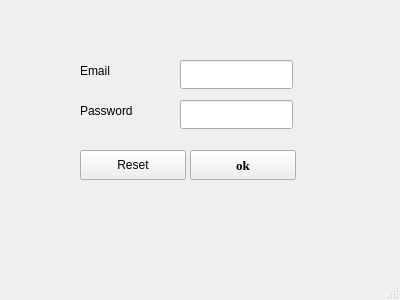
<?xml version="1.0" encoding="UTF-8"?>
<ui version="4.0">
 <class>MainWindow</class>
 <widget class="QMainWindow" name="MainWindow">
  <property name="geometry">
   <rect>
    <x>0</x>
    <y>0</y>
    <width>400</width>
    <height>300</height>
   </rect>
  </property>
  <property name="windowTitle">
   <string>MainWindow</string>
  </property>
  <widget class="QWidget" name="centralwidget">
   <widget class="QLabel" name="label">
    <property name="geometry">
     <rect>
      <x>80</x>
      <y>60</y>
      <width>80</width>
      <height>21</height>
     </rect>
    </property>
    <property name="text">
     <string>Email</string>
    </property>
   </widget>
   <widget class="QLabel" name="label_2">
    <property name="geometry">
     <rect>
      <x>80</x>
      <y>100</y>
      <width>80</width>
      <height>21</height>
     </rect>
    </property>
    <property name="text">
     <string>Password</string>
    </property>
   </widget>
   <widget class="QLineEdit" name="lineEdit">
    <property name="geometry">
     <rect>
      <x>180</x>
      <y>60</y>
      <width>113</width>
      <height>29</height>
     </rect>
    </property>
   </widget>
   <widget class="QLineEdit" name="lineEdit_2">
    <property name="geometry">
     <rect>
      <x>180</x>
      <y>100</y>
      <width>113</width>
      <height>29</height>
     </rect>
    </property>
    <property name="echoMode">
     <enum>QLineEdit::Password</enum>
    </property>
   </widget>
   <widget class="QPushButton" name="pushButton">
    <property name="geometry">
     <rect>
      <x>80</x>
      <y>150</y>
      <width>106</width>
      <height>30</height>
     </rect>
    </property>
    <property name="text">
     <string>Reset</string>
    </property>
   </widget>
   <widget class="QPushButton" name="button2">
    <property name="geometry">
     <rect>
      <x>190</x>
      <y>150</y>
      <width>106</width>
      <height>30</height>
     </rect>
    </property>
    <property name="font">
     <font>
      <family>Liberation Serif</family>
      <pointsize>10</pointsize>
      <weight>75</weight>
      <bold>true</bold>
      <kerning>true</kerning>
     </font>
    </property>
    <property name="text">
     <string>ok</string>
    </property>
   </widget>
  </widget>
  <widget class="QStatusBar" name="statusbar"/>
  <widget class="QMenuBar" name="menubar">
   <property name="geometry">
    <rect>
     <x>0</x>
     <y>0</y>
     <width>400</width>
     <height>26</height>
    </rect>
   </property>
  </widget>
 </widget>
 <resources/>
 <connections>
  <connection>
   <sender>pushButton</sender>
   <signal>clicked()</signal>
   <receiver>lineEdit</receiver>
   <slot>clear()</slot>
   <hints>
    <hint type="sourcelabel">
     <x>149</x>
     <y>183</y>
    </hint>
    <hint type="destinationlabel">
     <x>184</x>
     <y>103</y>
    </hint>
   </hints>
  </connection>
  <connection>
   <sender>pushButton</sender>
   <signal>clicked()</signal>
   <receiver>lineEdit_2</receiver>
   <slot>clear()</slot>
   <hints>
    <hint type="sourcelabel">
     <x>108</x>
     <y>177</y>
    </hint>
    <hint type="destinationlabel">
     <x>214</x>
     <y>136</y>
    </hint>
   </hints>
  </connection>
 </connections>
</ui>
